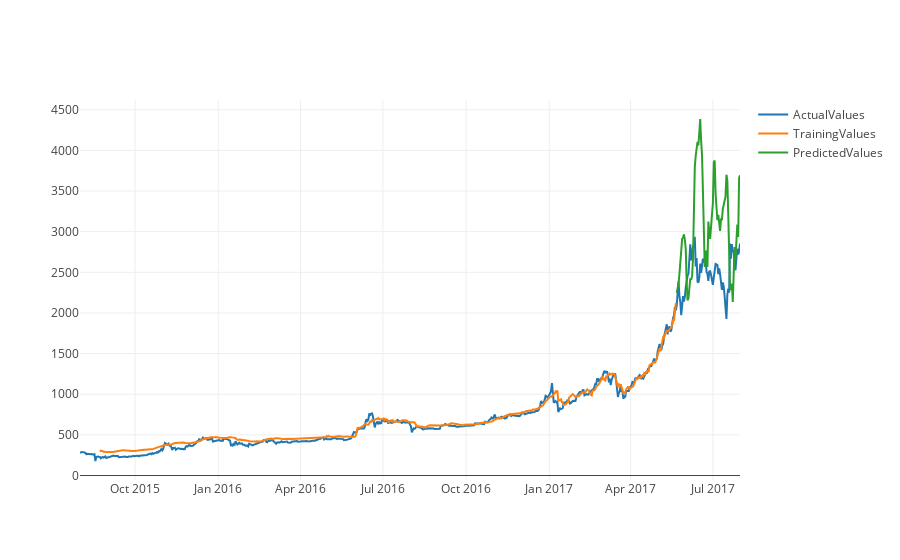

Notebook code for this chart:
### Code cell
print ('Learning time: ', end-start)

today = time.strftime("_%d_%m_%Y")

#pathModel = "../../models/model_5f_" + typeBlockchain + today +".h5"
#save_model(model, pathModel)
#model = load_model(pathModel)
# one day prediction. get last batch known data (now we didnt need in y value and can predict it)    
lastbatch = np.array(x[-WINDOW:])
pred = model.predict([lastbatch.reshape(1,22, 5)])
pred =  np.array(y_scaler.inverse_transform(pred)) # predicted value

# now we make dataframe and create row names in date

lastDate =str(df.date[df.last_valid_index()]).split('-')
currentData = datetime.date(int(lastDate[0]),int(lastDate[1]),int(lastDate[2])) + datetime.timedelta(1)
predictionDate = pd.date_range(currentData, periods=1)
prediction = pd.DataFrame(pred, columns=["predictionPrice"], index = predictionDate.values)

print (prediction)


plot = 1
plotHictory = 1
if plot:
    trainPredict = model.predict(X_train)
    testPredict = model.predict(X_test)

    trainPredict = y_scaler.inverse_transform(trainPredict)
    trainY = y_scaler.inverse_transform([y_train])

    testPredict = y_scaler.inverse_transform(testPredict)
    testY = y_scaler.inverse_transform([y_test])

    trainScore = metrics.mean_squared_error(trainY[0], trainPredict[:,0]) ** .5
    print('Train Score: %.2f RMSE' % (trainScore))

    testScore = metrics.mean_squared_error(testY[0], testPredict[:,0]) ** .5
    print('Test Score: %.2f RMSE' % (testScore))
    prices = df.close.values.astype('float32')
    prices = prices.reshape(len(prices), 1)
    trainPredictPlot = np.empty_like(prices)
    trainPredictPlot[:, :] = np.nan
    trainPredictPlot[WINDOW:len(trainPredict)+WINDOW, :] = trainPredict

    testPredictPlot = np.empty_like(prices)
    testPredictPlot[:, :] = np.nan
    testPredictPlot[(len(prices) - testPredict.shape[0]):len(prices), :] = testPredict

    plt.plot(pd.DataFrame(prices, columns=["close"], index=df.index).close, label='Actual')
    plt.plot(pd.DataFrame(trainPredictPlot, columns=["close"], index=df.index).close, label='Training')
    plt.plot(pd.DataFrame(testPredictPlot, columns=["close"], index=df.index).close, label='Testing')
    plt.legend(loc='best')
    plt.show()

    interactiveGrapth = 1
    if interactiveGrapth:

        Actual = pd.DataFrame(prices, columns=["close"], index=df.index).close
        Training = pd.DataFrame(trainPredictPlot, columns=["close"], index=df.date).close
        Testing = pd.DataFrame(testPredictPlot, columns=["close"], index=df.date).close

        ActualValues = go.Scatter( x = df.date, y = Actual, name = 'ActualValues')
        TrainingValues = go.Scatter( x = df.date, y = Training, name = 'TrainingValues')
        TestingValues = go.Scatter( x = df.date, y = Testing, name = 'PredictedValues')

        iplot([ActualValues,TrainingValues, TestingValues])
        plt.show()

    if plotHictory:

        plt.plot(history.history['loss'], label = 'TrainLoss')
        plt.plot(history.history['val_loss'], label = 'TestLoss')
        plt.legend()
        plt.show()

### Figure 1 — Plotly figure (JSON) as saved in the notebook; plotly's stock layout.template omitted (floating-point values rounded to 4 significant figures; data arrays with more than 128 entries replaced by an {"elided": "..."} marker saying what was removed)
{"data": [{"name": "ActualValues", "type": "scatter", "x": {"elided": "731 str values"}, "y": {"elided": "731 float values"}}, {"name": "TrainingValues", "type": "scatter", "x": {"elided": "731 str values"}, "y": {"elided": "731 float values"}}, {"name": "PredictedValues", "type": "scatter", "x": {"elided": "731 str values"}, "y": {"elided": "731 float values"}}], "layout": {}}
